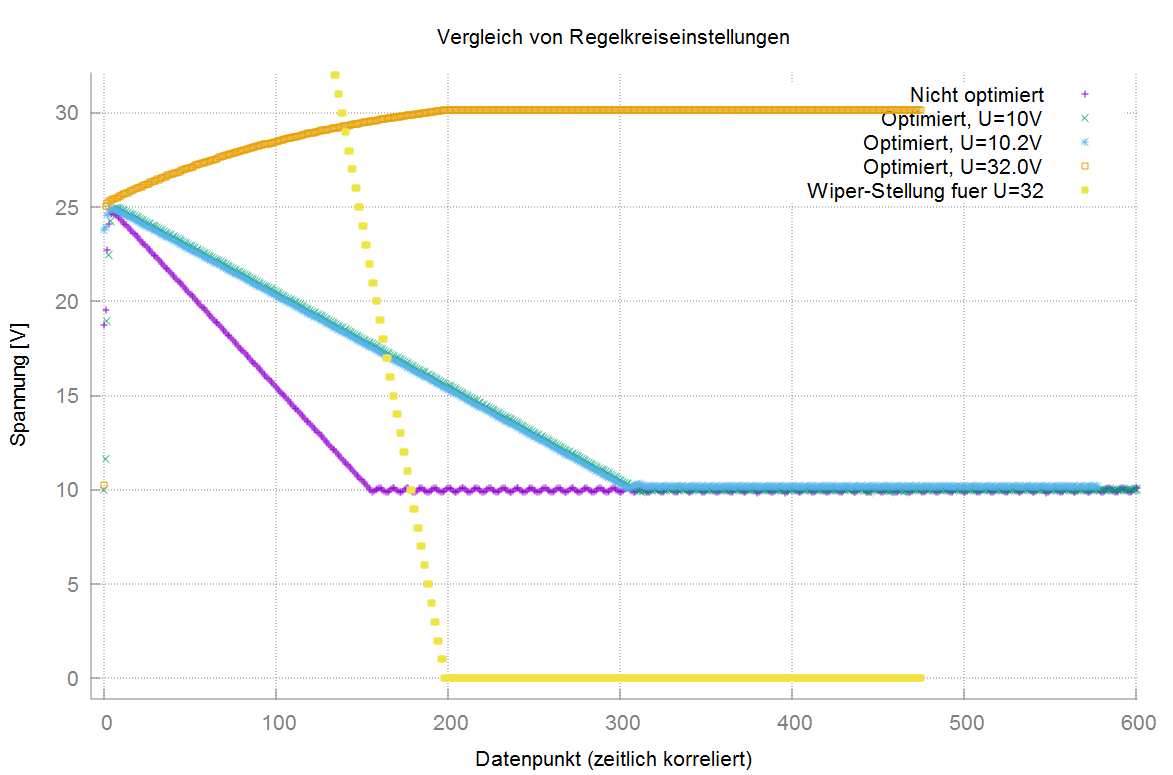

Reproduce this figure in gnuplot.
#set object 1 rectangle from graph 0, graph 0 to graph 1, graph 1 behind fc rgbcolor "grey" fs noborder

set terminal qt enhanced font "Arial, 16"

set style line 11 lc rgb '#808080' lt 1
set border 3 back ls 11
set tics nomirror
set style line 12 lc rgb '#808080' lt 0 lw 1
set grid back ls 12


set title "Vergleich von Regelkreiseinstellungen"
set ylabel "Spannung [V]"
set xlabel "Datenpunkt (zeitlich korreliert)"

plot \
	"test1.txt" using 0:2 title "Nicht optimiert", \
	"test2.txt" using 0:2 title "Optimiert, U=10V", \
	"test3.txt" using 0:2 title "Optimiert, U=10.2V", \
	"test4.txt" using 0:2 title "Optimiert, U=32.0V", "test4.txt" using 0:6 title "Wiper-Stellung fuer U=32"
